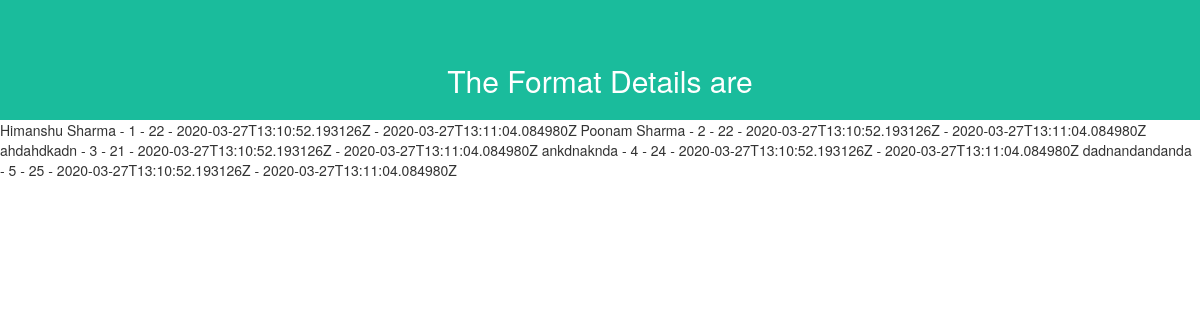
The app's page /Format/ with its own data.
### app1/models.py (models this page shows, shortened)
class Format(models.Model):
    name = models.CharField(max_length=200)
    age = models.IntegerField(null=True)
    created_at = models.DateTimeField(auto_now_add=True)
    updated_at = models.DateTimeField(auto_now=True)

### app1/views.py (the view)
# urls.py: path('Format/', FormatList),
def FormatList(request):
    if(request.method == 'GET'):
        format_list = Format.objects.all()
        format_list_serializer = FormatListSerializer(format_list, many=True)
        context = {
            'formatListData' : format_list_serializer.data
        }
        template = 'format.html'
        template = loader.get_template(template)
        return HttpResponse(template.render(context, request))

### app1/templates/format.html (shortened to what this page needs)
<head xmlns="">
    <link href="http://maxcdn.bootstrapcdn.com/bootstrap/3.2.0/css/bootstrap.min.css" rel="stylesheet">
    <link rel="stylesheet" href="http://cdn.datatables.net/1.10.2/css/jquery.dataTables.min.css">
</head>
<div class="header">
    {% include "base.html" %}
</div>
<div class="main-container">
    {% for val in formatListData %}
    <span>
        {{ val.name }} - {{val.id}} - {{val.age}} - {{val.created_at}} - {{val.updated_at}}
    </span>
    {% endfor %}
</div>

### records on screen
Format: name "Himanshu Sharma"
Format: name "Poonam Sharma"
Format: name "ahdahdkadn"
Format: name "ankdnaknda"
Format: name "dadnandandanda"

### other values on screen
{{ val.id }} "1" "2" "3" "4" "5"
{{ val.age }} "22" "22" "21" "24" "25"
{{ val.created_at }} "2020-03-27T13:10:52.193126Z" "2020-03-27T13:10:52.193126Z" "2020-03-27T13:10:52.193126Z" "2020-03-27T13:10:52.193126Z" "2020-03-27T13:10:52.193126Z"
{{ val.updated_at }} "2020-03-27T13:11:04.084980Z" "2020-03-27T13:11:04.084980Z" "2020-03-27T13:11:04.084980Z" "2020-03-27T13:11:04.084980Z" "2020-03-27T13:11:04.084980Z"
